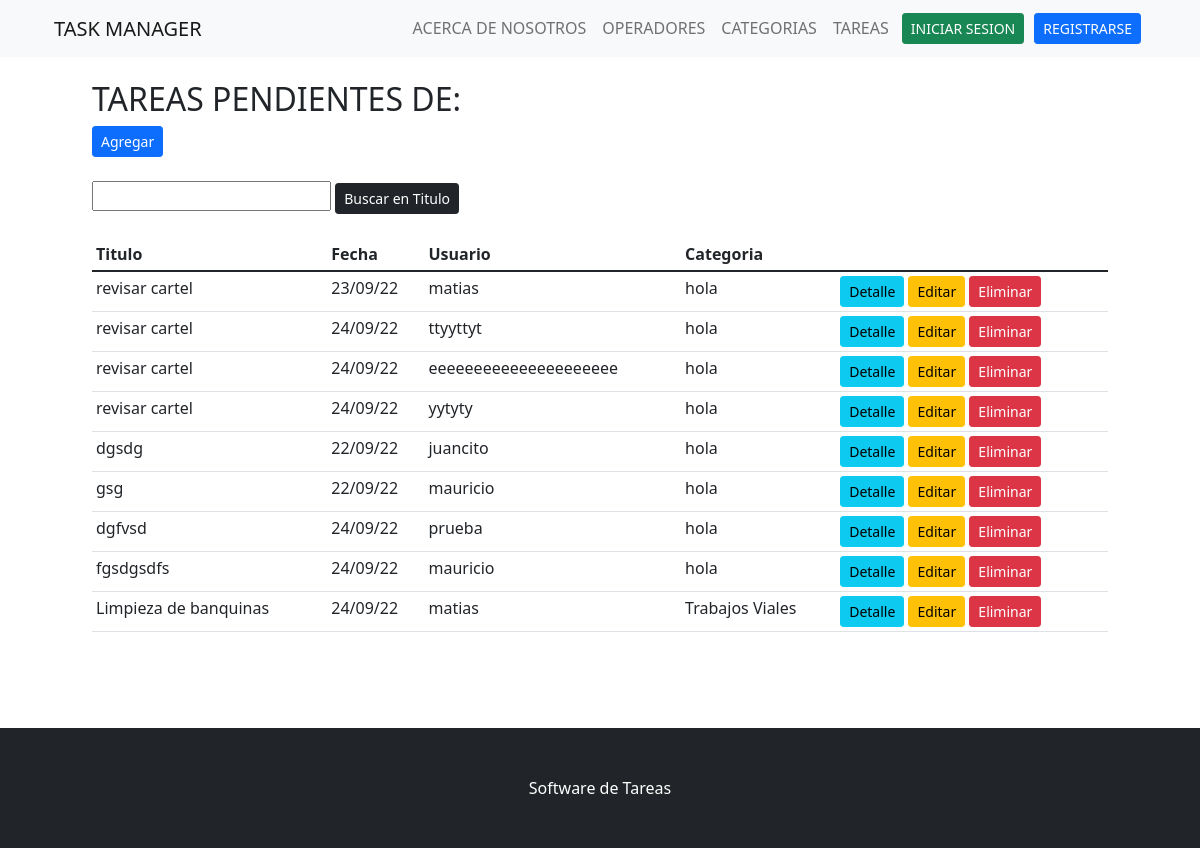
Screenshot of /tareas/ (signed in) with the database file from the repository.
### app_tareas/models.py (models this page shows, shortened)
class Tarea(models.Model):
    usuario = models.ForeignKey(User,null=False, on_delete=models.CASCADE)
    titulo = models.CharField(max_length=200,null=False)
    descripcion = models.TextField(null=False)
    completo = models.BooleanField(default=False)
    creado = models.DateTimeField(auto_now_add=True)
    categoria = models.ForeignKey(Categoria,null=False,on_delete=models.PROTECT)
    class Meta:
        ordering = ['completo']

class Categoria(models.Model):
    descripcion = models.CharField(max_length=100)
    def __str__(self):
        return self.descripcion

### app_tareas/views.py (the view)
# urls.py: path('tareas/', ListaTareas.as_view(), name ='tareas'),
class ListaTareas(LoginRequiredMixin, ListView):
    model = Tarea
    context_object_name = 'tareas'
    template_name = 'app_tareas/tareas/lista_tareas.html'

### app_tareas/templates/app_tareas/tareas/lista_tareas.html (shortened to what this page needs)
{% extends 'app_tareas/plantilla_base.html' %}
{% block contenido %}
<div class = 'container'>
    <h2>TAREAS PENDIENTES DE: {{usuario}}</h2>
    <a href="{% url 'crear_tarea' %}" class="btn btn-primary btn-sm">Agregar</a>
</div>
<br>
<div class="container">
    <form action="" method="GET">
        <input type="text" name="buscar">
        <input type="submit" value="Buscar en Titulo" class="btn btn-dark btn-sm">
    </form>
</div>
<br>
<div class ='container'>
    <div class = 'row'>
        <div class = 'col-12'>
                    <table class = 'table  table-hover table-responsive-sm table-sm'>
                        <thead class='thead-dark'>
                            <tr>
                                <th>Titulo</th>
                                <th>Fecha</th>
                                <th>Usuario</th>
                                <th>Categoria</th>
                                <th></th>
                            </tr>
                        </thead>
                        <tbody>
                            {% for i in tareas %}
                            <tr>
                                <td>{{i.titulo}}</td>
                                <td>{{i.creado|date:"d/m/y"}}</td>
                                <td>{{i.usuario}}</td>
                                <td>{{i.categoria}}</td>
                                <td><a href="{% url 'tarea' i.id %}" class="btn btn-info btn-sm">Detalle</a>
                                <a href="{% url 'editar_tarea' i.id %}" class="btn btn-warning btn-sm">Editar</a>
                                <a href="{% url 'eliminar_tarea' i.id %}" class="btn btn-danger btn-sm">Eliminar</a></td>
                            </tr>
                            {% empty %}
                            <h3> No hay elementos en esta lista </h3>
                            {% endfor %}
                        </tbody>
                    </table>
        </div>
    </div>
</div>
{% endblock contenido %}

### rows the page displays
Tarea: titulo "revisar cartel", creado "23/09/22", usuario "matias", categoria "hola"
Tarea: titulo "revisar cartel", creado "24/09/22", usuario "ttyyttyt", categoria "hola"
Tarea: titulo "revisar cartel", creado "24/09/22", usuario "eeeeeeeeeeeeeeeeeeeee", categoria "hola"
Tarea: titulo "revisar cartel", creado "24/09/22", usuario "yytyty", categoria "hola"
Tarea: titulo "dgsdg", creado "22/09/22", usuario "juancito", categoria "hola"
Tarea: titulo "gsg", creado "22/09/22", usuario "mauricio", categoria "hola"
Tarea: titulo "dgfvsd", creado "24/09/22", usuario "prueba", categoria "hola"
Tarea: titulo "fgsdgsdfs", creado "24/09/22", usuario "mauricio", categoria "hola"
Tarea: titulo "Limpieza de banquinas", creado "24/09/22", usuario "matias", categoria "Trabajos Viales"
